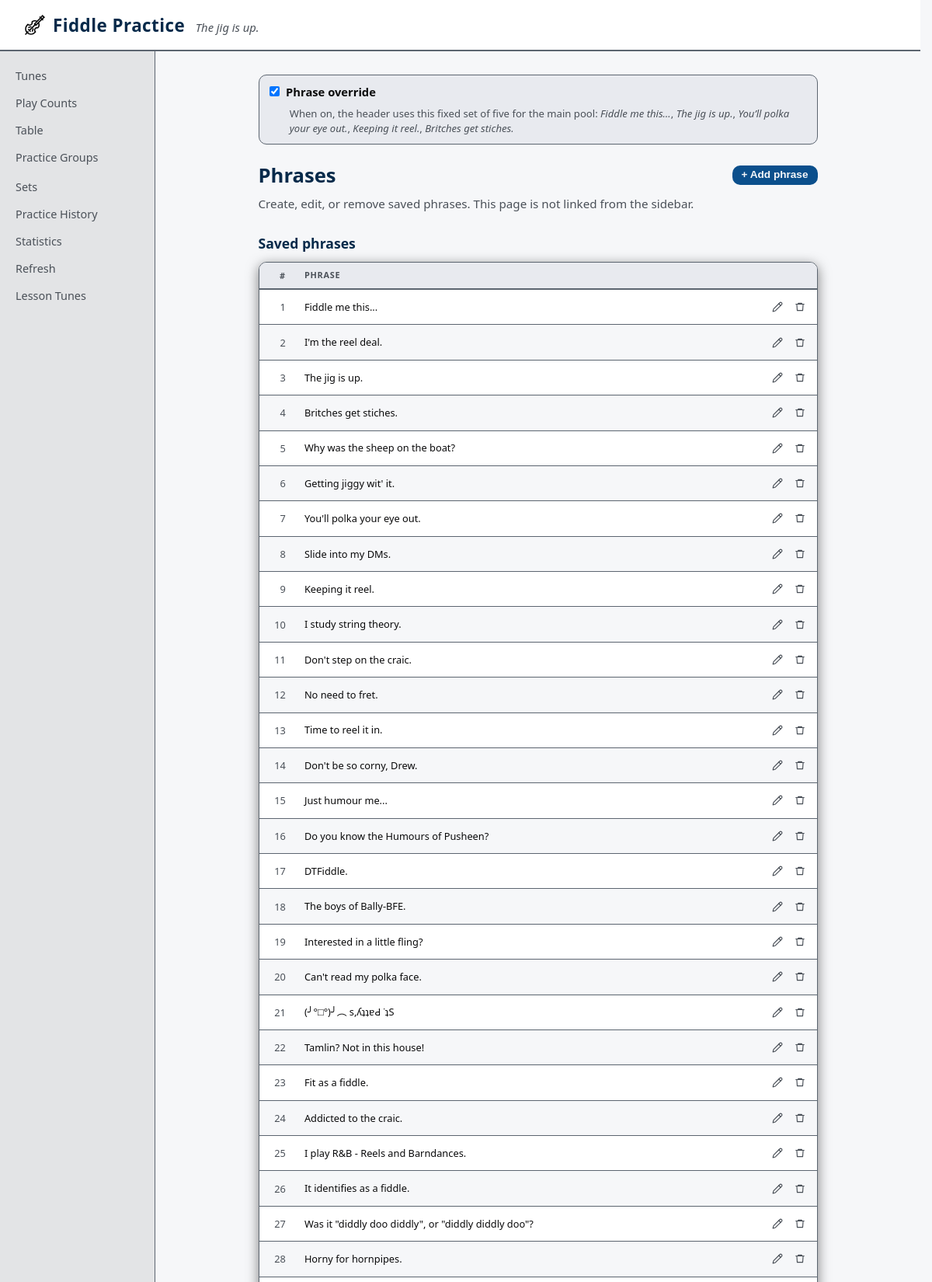
The page /phrases (upper part) on the database its author committed.
### tables this page shows
CREATE TABLE phrases (
                id INTEGER PRIMARY KEY AUTOINCREMENT,
                body TEXT NOT NULL,
                created_at TEXT NOT NULL DEFAULT (datetime('now'))
            );

### app.py (the view)
@app.route("/phrases", methods=["GET"])
def phrases_view():
    with get_db() as conn:
        phrases = conn.execute(
            """
            SELECT id, body, created_at
            FROM phrases
            ORDER BY id ASC
            """
        ).fetchall()
    return render_template("phrases.html", phrases=phrases)

### app.py (called while the page is built, shortened)
def load_settings() -> dict:
    try:
        with open(SETTINGS_PATH, "r", encoding="utf-8") as f:
            data = json.load(f)
    except (FileNotFoundError, json.JSONDecodeError):
        data = {}
    settings = dict(SETTINGS_DEFAULTS)
    for key, default in SETTINGS_DEFAULTS.items():
        v = data.get(key)
        if isinstance(v, type(default)):
            settings[key] = v
    if settings["theme"] not in VALID_THEMES:
        settings["theme"] = "pearl"
    if settings.get("phrase_variety") not in VALID_PHRASE_VARIETIES:
        settings["phrase_variety"] = SETTINGS_DEFAULTS["phrase_variety"]
    if settings.get("phrase_frequency_sec") not in VALID_PHRASE_FREQUENCY_SEC:
        settings["phrase_frequency_sec"] = SETTINGS_DEFAULTS["phrase_frequency_sec"]
    return settings

def map_practice_group_token(token: str) -> str | None:
    t = (token or "").strip()
    if not t:
        return None
    if len(t) > MAX_PRACTICE_GROUP_LABEL_LEN:
        t = t[:MAX_PRACTICE_GROUP_LABEL_LEN].rstrip()
        if not t:
            return None
    if t in PRACTICE_GROUP_SET:
        return t

def normalize_practice_groups_stored(raw: str | None) -> str:
    if not raw or not str(raw).strip():
        return ""
    parts = re.split(r"\s*,\s*", str(raw).strip())
    preset_order = {g: i for i, g in enumerate(PRACTICE_GROUPS)}
    labels: list[str] = []
    seen_lower: set[str] = set()
    for p in parts:
        m = map_practice_group_token(p)
        if not m:
            continue
        low = m.lower()
        if low in seen_lower:
            continue
        seen_lower.add(low)
        labels.append(m)
    def sort_key(g: str) -> tuple:
        if g in preset_order:
            return (0, preset_order[g])
        return (1, g.lower())
    labels.sort(key=sort_key)
    return ", ".join(labels)

@app.template_filter("practice_groups_selected")
def practice_groups_selected_filter(stored):
    s = normalize_practice_groups_stored(stored or "")
    return s.split(", ") if s else []

def get_db():
    conn = sqlite3.connect(DB_PATH)
    conn.row_factory = sqlite3.Row
    conn.execute("PRAGMA foreign_keys = ON")
    return conn

def distinct_tune_types():
    with get_db() as conn:
        rows = conn.execute(
            """
            SELECT DISTINCT TRIM(s.tune_type) AS t
            FROM tunes s
            WHERE TRIM(COALESCE(s.tune_type, '')) != ''
            ORDER BY t COLLATE NOCASE
            """
        ).fetchall()
    return [r["t"] for r in rows]

### templates/phrases.html (shortened to what this page needs)
{% extends "base.html" %}
{% block content %}
<div class="form-page phrases-page">
  <div class="form-header phrases-header">
    <form method="post" action="{{ url_for('phrase_subset_override') }}" class="phrases-override-form">
      <label class="phrases-override-label">
        <input type="checkbox" name="enabled" value="1"
               {% if mp_settings.phrase_subset_override_enabled %}checked{% endif %}
               onchange="this.form.requestSubmit();" />
        Phrase override
      </label>
      <p class="phrases-override-hint">When on, the header uses this fixed set of five for the main pool: <em>Fiddle me this…</em>, <em>The jig is up.</em>, <em>You’ll polka your eye out.</em>, <em>Keeping it reel.</em>, <em>Britches get stiches.</em></p>
    </form>
    <div class="phrases-header-row">
      <h2>Phrases</h2>
      <button type="button" class="btn btn-primary btn-sm" id="phraseAddOpen">+ Add phrase</button>
    </div>
    <p class="phrases-lead">Create, edit, or remove saved phrases. This page is not linked from the sidebar.</p>
  </div>
  {% if phrases %}
  <h3 class="phrases-list-heading">Saved phrases</h3>
  <div class="table-wrap">
    <div class="table-wrap__inner">
      <table class="tune-table table-layout-modern" id="phrasesTable">
        <thead>
          <tr>
            <th class="phrases-col-num" scope="col">#</th>
            <th class="phrases-col-text" scope="col">Phrase</th>
            <th class="col-actions phrases-col-actions" scope="col"><span class="table-sr-only">Actions</span></th>
          </tr>
        </thead>
        <tbody>
          {% for p in phrases %}
          <tr data-phrase-id="{{ p.id }}">
            <td class="phrases-col-num">{{ loop.index }}</td>
            <td class="phrases-col-text phrase-cell-text">{{ p.body }}</td>
            <td class="col-actions phrases-col-actions">
              <div class="phrases-row-actions">
                <button type="button" class="btn-row-edit phrase-edit-open" title="Edit" aria-label="Edit phrase">
                  <svg xmlns="http://www.w3.org/2000/svg" width="14" height="14" viewBox="0 0 24 24" fill="none"
                       stroke="currentColor" stroke-width="2" stroke-linecap="round" stroke-linejoin="round" aria-hidden="true">
                    <path d="M17 3a2.85 2.83 0 1 1 4 4L7.5 20.5 2 22l1.5-5.5Z"/>
                    <path d="m15 5 4 4"/>
                  </svg>
                </button>
                <form method="post" action="{{ url_for('phrase_delete', phrase_id=p.id) }}" class="phrase-delete-form">
                  <button type="submit" class="btn-row-delete" title="Delete" aria-label="Delete phrase">
                    <svg xmlns="http://www.w3.org/2000/svg" width="14" height="14" viewBox="0 0 24 24" fill="none"
                         stroke="currentColor" stroke-width="2" stroke-linecap="round" stroke-linejoin="round" aria-hidden="true">
                      <path d="M3 6h18M8 6V4h8v2M19 6l-1 14H6L5 6"/>
                    </svg>
                  </button>
                </form>
              </div>
            </td>
          </tr>
          {% endfor %}
        </tbody>
      </table>
    </div>
  </div>
  {% else %}
  <p class="empty-hint">No phrases yet. Use <strong>+ Add phrase</strong> above to create one.</p>
  {% endif %}
</div>
{% endblock %}

### templates/base.html (shortened to what this page needs)
<!DOCTYPE html>
<html lang="en" data-theme="pearl">
<head>
  <link rel="stylesheet" href="{{ url_for('static', filename='style.css') }}" />
</head>
<body data-mp-server-today="{{ mp_server_today }}">
  <header class="{% if header_random_phrase %}header--with-tagline{% endif %}">
    <div class="header-inner">
      <div class="header-brand">
        <span class="header-icon header-icon--fiddle" aria-hidden="true">
          <img src="{{ url_for('static', filename='fiddle-svgrepo-com.svg') }}" alt="" class="header-fiddle-img" decoding="async" />
        </span>
        <div class="header-title-group">
          <h1>Fiddle Practice</h1>
          {% if header_random_phrase %}
          <p class="header-tagline">{{ header_random_phrase }}</p>
          {% endif %}
        </div>
      </div>
    </div>
  </header>
  <div class="app-layout">
    <aside class="sidebar">
      <nav class="sidebar-nav">
        <a id="sidebarNavIndex" href="{{ url_for('index') }}"
           class="sidebar-item {% if request.endpoint == 'index' %}active{% endif %}">
          Tunes
        </a>
        <a id="sidebarNavPlayCounts" href="{{ url_for('times_played') }}"
           class="sidebar-item {% if request.endpoint == 'times_played' %}active{% endif %}">
          Play Counts
        </a>
        <a id="sidebarNavTable" href="{{ url_for('table_view') }}"
           class="sidebar-item {% if request.endpoint == 'table_view' and not request.args.get('practice_group') %}active{% endif %}">
          Table
        </a>
        {% if mp_sidebar_practice_groups %}
        <details class="sidebar-fold sidebar-practice-groups-fold"
                 {% if request.endpoint == 'table_view' and request.args.get('practice_group') %}open{% endif %}>
          <summary class="sidebar-fold-summary">Practice Groups</summary>
        </details>
        {% endif %}
        <a href="{{ url_for('sets_view') }}"
           class="sidebar-item {% if request.endpoint == 'sets_view' %}active{% endif %}">
          Sets
        </a>
        <a href="{{ url_for('history_view') }}"
           class="sidebar-item {% if request.endpoint == 'history_view' %}active{% endif %}">
          Practice History
        </a>
        <a id="sidebarNavStatistics" href="{{ url_for('statistics_view') }}"
           class="sidebar-item {% if request.endpoint == 'statistics_view' %}active{% endif %}">
          Statistics
        </a>
        <a id="sidebarNavRefresh" href="{{ url_for('refresh_view') }}"
           class="sidebar-item {% if request.endpoint == 'refresh_view' %}active{% endif %}">
          Refresh
        </a>
        <a id="sidebarNavLessonTunes" href="{{ url_for('lesson_tunes_view') }}"
           class="sidebar-item {% if request.endpoint == 'lesson_tunes_view' %}active{% endif %}">
          Lesson Tunes
        </a>
      </nav>
    </aside>
    <div class="main-wrap">
      <main>
        {% block content %}{% endblock %}
      </main>
    </div>
  </div>
</body>
</html>

### rows shown on the page
phrases: body "The jig is up."
phrases: body "Fiddle me this..."
phrases: body "I'm the reel deal."
phrases: body "Britches get stiches."
phrases: body "Why was the sheep on the boat?"
phrases: body "Getting jiggy wit' it."
phrases: body "You'll polka your eye out."
phrases: body "Slide into my DMs."
phrases: body "Keeping it reel."
phrases: body "I study string theory."
phrases: body "Don't step on the craic."
phrases: body "No need to fret."
phrases: body "Time to reel it in."
phrases: body "Don't be so corny, Drew."
phrases: body "Just humour me..."
phrases: body "Do you know the Humours of Pusheen?"
phrases: body "DTFiddle."
phrases: body "The boys of Bally-BFE."
phrases: body "Interested in a little fling?"
phrases: body "Can't read my polka face."
phrases: body "(╯°□°)╯︵ s,ʎʇʇɐԀ ˙ʇS"
phrases: body "Tamlin? Not in this house!"
phrases: body "Fit as a fiddle."
phrases: body "Addicted to the craic."
phrases: body "I play R&B - Reels and Barndances."
phrases: body "It identifies as a fiddle."
phrases: body "Was it \"diddly doo diddly\", or \"diddly diddly doo\"?"
phrases: body "Horny for hornpipes."
